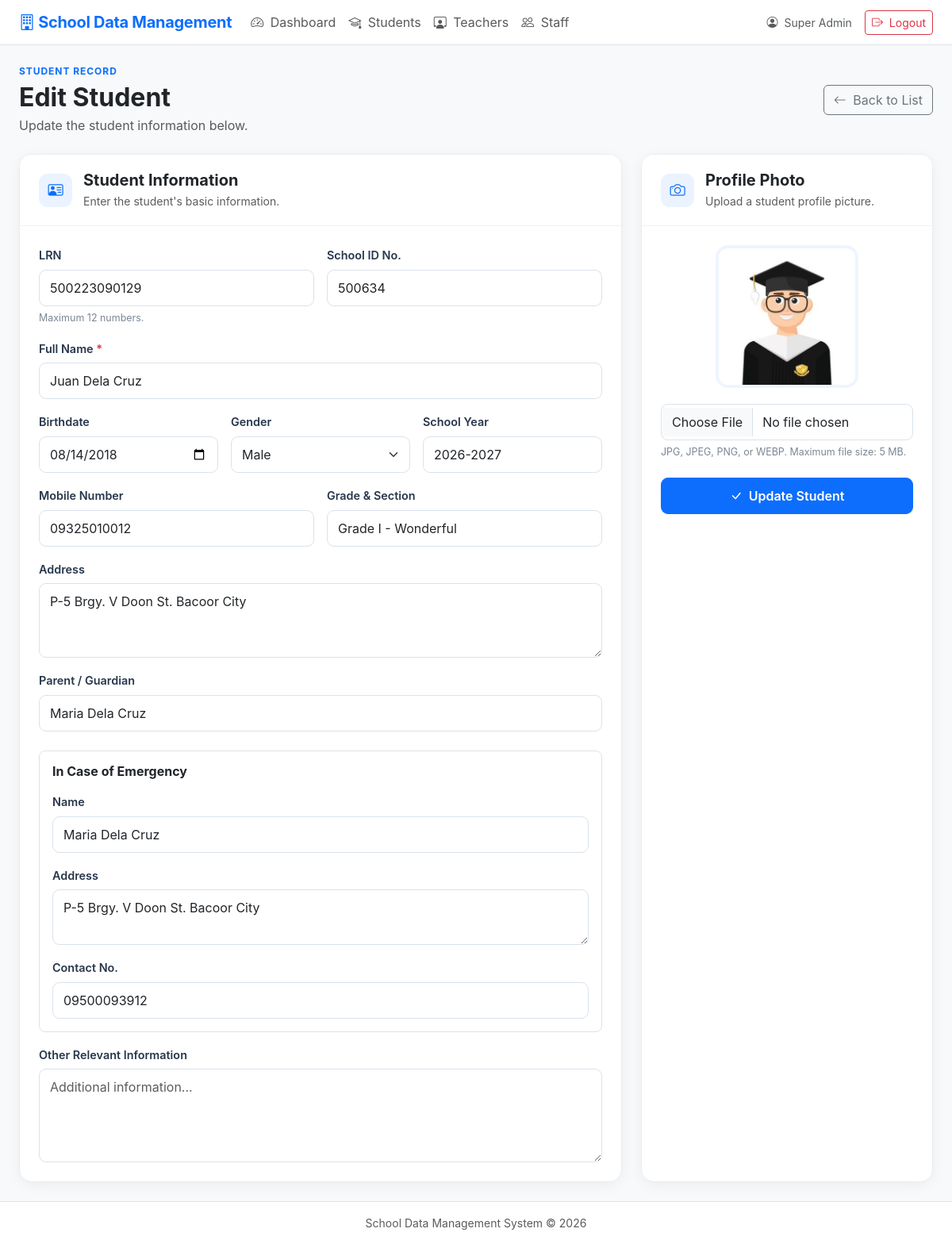
/student_form.php?id=2 (signed in), run on the app's committed database.
### tables this page shows
CREATE TABLE `students` (
  `id` int(10) UNSIGNED NOT NULL,
  `lrn` varchar(12) DEFAULT NULL,
  `photo` varchar(255) DEFAULT NULL,
  `full_name` varchar(150) NOT NULL,
  `date_of_birth` date DEFAULT NULL,
  `gender` varchar(30) DEFAULT NULL,
  `address` text DEFAULT NULL,
  `contact_number` varchar(50) DEFAULT NULL,
  `parent_guardian` varchar(150) DEFAULT NULL,
  `grade_section` varchar(100) DEFAULT NULL,
  `other_info` text DEFAULT NULL,
  `created_at` timestamp NOT NULL DEFAULT current_timestamp(),
  `updated_at` timestamp NOT NULL DEFAULT current_timestamp() ON UPDATE current_timestamp(),
  `school_id` varchar(6) NOT NULL DEFAULT '500634',
  `school_year` varchar(9) DEFAULT NULL,
  `emergency_name` varchar(100) DEFAULT NULL,
  `emergency_address` text DEFAULT NULL,
  `emergency_contact` varchar(11) DEFAULT NULL,
  `created_by` int(11) DEFAULT NULL,
  `updated_by` int(11) DEFAULT NULL
);

### config.php (called while the page is built, shortened)
<?php
function e($value)
{
    return htmlspecialchars(
        (string) $value,
        ENT_QUOTES,
        'UTF-8'
    );
}
?>

### student_form.php (the view, shortened to what this page needs)
<?php
require_once __DIR__ . '/config.php';
$id = (int)($_GET['id'] ?? 0);
$isEdit = $id > 0;
$record = [];
if ($isEdit) {
    $stmt = $pdo->prepare(
        "SELECT * FROM students WHERE id = ?"
    );
    $stmt->execute([$id]);
    $record = $stmt->fetch();
}
if ($isEdit) {
    $stmt = $pdo->prepare(
        "SELECT * FROM students WHERE id = ?"
    );
    $stmt->execute([$id]);
    $record = $stmt->fetch() ?: [];
} elseif ($_SERVER['REQUEST_METHOD'] === 'POST') {
    $record = $_POST;
}
include 'header.php';
?>
<link rel="stylesheet" href="assets/studentform.css">
<div class="student-form-page">
    <div class="student-form-header">
        <div>
            <div class="student-form-label">
                STUDENT RECORD
            </div>
            <h2 class="fw-bold mb-1">
                <?= $isEdit ? 'Edit Student' : 'Add Student' ?>
            </h2>
            <p class="text-muted mb-0">
                <?= $isEdit
                    ? 'Update the student information below.'
                    : 'Add a new student record to the system.' ?>
            </p>
        </div>
        <a href="students.php" class="btn btn-outline-secondary">
            <i class="bi bi-arrow-left me-1"></i>
            Back to List
        </a>
    </div>
    <form
        method="post"
        enctype="multipart/form-data"
        id="studentForm"
        novalidate
    >
        <div class="row g-4">
            <div class="col-12 col-lg-8">
                <div class="student-form-card">
                    <div class="student-form-card-header">
                        <div class="student-section-icon">
                            <i class="bi bi-person-vcard"></i>
                        </div>
                        <div>
                            <h5 class="fw-bold mb-1">
                                Student Information
                            </h5>
                            <p class="text-muted small mb-0">
                                Enter the student's basic information.
                            </p>
                        </div>
                    </div>
                    <div class="student-form-card-body">
                        <div class="row g-3">
                            <div class="col-12 col-md-6">
                                <label class="form-label">
                                    LRN
                                </label>
                                <input
                                    type="text"
                                    name="lrn"
                                    id="lrn"
                                    class="form-control"
                                    value="<?= e($record['lrn'] ?? '') ?>"
                                    maxlength="12"
                                    pattern="[0-9]{12}"
                                    inputmode="numeric"
                                    placeholder="12-digit LRN"
                                >
                                <div class="form-text">
                                    Maximum 12 numbers.
                                </div>
                            </div>
                            <div class="col-12 col-md-6">
                                <label class="form-label">
                                    School ID No.
                                </label>
                                <input
                                    type="text"
                                    class="form-control"
                                    value="500634"
                                    readonly
                                >
                            </div>
                            <div class="col-12">
                                <label class="form-label">
                                    Full Name
                                    <span class="text-danger">*</span>
                                </label>
                                <input
                                    type="text"
                                    name="full_name"
                                    id="full_name"
                                    class="form-control"
                                    value="<?= e($record['full_name'] ?? '') ?>"
                                    maxlength="100"
                                    pattern="[A-Za-zÀ-ÿ .'-]+"
                                    placeholder="e.g. Juan Dela Cruz"
                                    required
                                >
                            </div>
                            <div class="col-12 col-md-4">
                                <label class="form-label">
                                    Birthdate
                                </label>
                                <input
                                    type="date"
                                    name="date_of_birth"
                                    class="form-control"
                                    value="<?= e($record['date_of_birth'] ?? '') ?>"
                                >
                            </div>
                            <div class="col-12 col-md-4">
                                <label class="form-label">
                                    Gender
                                </label>
                                <select
                                    name="gender"
                                    class="form-select"
                                >
                                    <?php foreach (['Male', 'Female', 'Other'] as $gender): ?>
                                        <option
                                            value="<?= e($gender) ?>"
                                            <?= (($record['gender'] ?? '') === $gender)
                                                ? 'selected'
                                                : '' ?>
                                        >
                                            <?= e($gender) ?>
                                        </option>
                                    <?php endforeach; ?>
                                </select>
                            </div>
                            <div class="col-12 col-md-4">
                                <label class="form-label">
                                    School Year
                                </label>
                                <input
                                    type="text"
                                    name="school_year"
                                    id="school_year"
                                    class="form-control"
                                    value="<?= e($record['school_year'] ?? '') ?>"
                                    maxlength="9"
                                    pattern="[0-9]{4}-[0-9]{4}"
                                    placeholder="2026-2027"
                                >
                            </div>
                            <div class="col-12 col-md-6">
                                <label class="form-label">
                                    Mobile Number
                                </label>
                                <input
                                    type="tel"
                                    name="contact_number"
                                    id="contact_number"
                                    class="form-control"
                                    value="<?= e($record['contact_number'] ?? '') ?>"
                                    maxlength="11"
                                    pattern="09[0-9]{9}"
                                    inputmode="numeric"
                                    placeholder="09XXXXXXXXX"
                                >
                            </div>
                            <div class="col-12 col-md-6">
                                <label class="form-label">
                                    Grade & Section
                                </label>
                                <input
                                    type="text"
                                    name="grade_section"
                                    class="form-control"
                                    value="<?= e($record['grade_section'] ?? '') ?>"
                                    maxlength="50"
                                    placeholder="e.g. Grade 12 - Einstein"
                                >
                            </div>
                            <div class="col-12">
                                <label class="form-label">
                                    Address
                                </label>
                                <textarea
                                    name="address"
                                    class="form-control"
                                    rows="3"
                                    placeholder="Enter complete address"
                                ><?= e($record['address'] ?? '') ?></textarea>
                            </div>
                            <div class="col-12">
                                <label class="form-label">
                                    Parent / Guardian
                                </label>
                                <input
                                    type="text"
                                    name="parent_guardian"
                                    id="parent_guardian"
                                    class="form-control"
                                    value="<?= e($record['parent_guardian'] ?? '') ?>"
                                    maxlength="100"
                                    placeholder="e.g. Maria Dela Cruz"
                                >
                            </div>
                            <div class="col-12">
                                <div class="border rounded-3 p-3 mt-2">
                                    <h6 class="fw-bold mb-3">
                                        In Case of Emergency
                                    </h6>
                                    <div class="row g-3">
                                        <div class="col-12">
                                            <label class="form-label">
                                                Name
                                            </label>
                                            <input
                                                type="text"
                                                name="emergency_name"
                                                id="emergency_name"
                                                class="form-control"
                                                value="<?= e($record['emergency_name'] ?? '') ?>"
                                                maxlength="100"
                                                placeholder="Emergency contact name"
                                            >
                                        </div>
                                        <div class="col-12">
                                            <label class="form-label">
                                                Address
                                            </label>
                                            <textarea
                                                name="emergency_address"
                                                class="form-control"
                                                rows="2"
                                                placeholder="Emergency contact address"
                                            ><?= e($record['emergency_address'] ?? '') ?></textarea>
                                        </div>
                                        <div class="col-12">
                                            <label class="form-label">
                                                Contact No.
                                            </label>
                                            <input
                                                type="tel"
                                                name="emergency_contact"
                                                id="emergency_contact"
                                                class="form-control"
                                                value="<?= e($record['emergency_contact'] ?? '') ?>"
                                                maxlength="11"
                                                pattern="09[0-9]{9}"
                                                inputmode="numeric"
                                                placeholder="09XXXXXXXXX"
                                            >
                                        </div>
                                    </div>
                                </div>
                            </div>
                            <div class="col-12">
                                <label class="form-label">
                                    Other Relevant Information
                                </label>
                                <textarea
                                    name="other_info"
                                    class="form-control"
                                    rows="4"
                                    placeholder="Additional information..."
                                ><?= e($record['other_info'] ?? '') ?></textarea>
                            </div>
                        </div>
                    </div>
                </div>
            </div>
            <div class="col-12 col-lg-4">
                <div class="student-form-card student-photo-card">
                    <div class="student-form-card-header">
                        <div class="student-section-icon">
                            <i class="bi bi-camera"></i>
                        </div>
                        <div>
                            <h5 class="fw-bold mb-1">
                                Profile Photo
                            </h5>
                            <p class="text-muted small mb-0">
                                Upload a student profile picture.
                            </p>
                        </div>
                    </div>
                    <div class="student-photo-body">
                        <?php if (!empty($record['photo'])): ?>
                            <img
                                src="<?= e($record['photo']) ?>"
                                alt="Student Photo"
                                class="student-profile-preview"
                            >
                        <?php endif; ?>
                        <input
                            type="file"
                            name="photo"
                            class="form-control"
                            accept=".jpg,.jpeg,.png,.webp"
                        >
                        <div class="form-text">
                            JPG, JPEG, PNG, or WEBP.
                            Maximum file size: 5 MB.
                        </div>
                        <button
                            type="submit"
                            class="btn btn-primary w-100 student-save-btn"
                        >
                            <i class="bi bi-check-lg me-1"></i>
                            <?= $isEdit
                                ? 'Update Student'
                                : 'Save Student' ?>
                        </button>
                    </div>
                </div>
            </div>
        </div>
    </form>
</div>
<?php include 'footer.php'; ?>

### data on the page
students: lrn "500223090129", full_name "Juan Dela Cruz", date_of_birth "08/14/2018", school_year "2026-2027", contact_number "09325010012", grade_section "Grade I - Wonderful", address "P-5 Brgy. V Doon St. Bacoor City", parent_guardian "Maria Dela Cruz", emergency_name "Maria Dela Cruz", emergency_address "P-5 Brgy. V Doon St. Bacoor City", emergency_contact "09500093912", photo (picture)

### other printed values
$_SESSION['full_name'] "Super Admin"
form field gender "Male"
